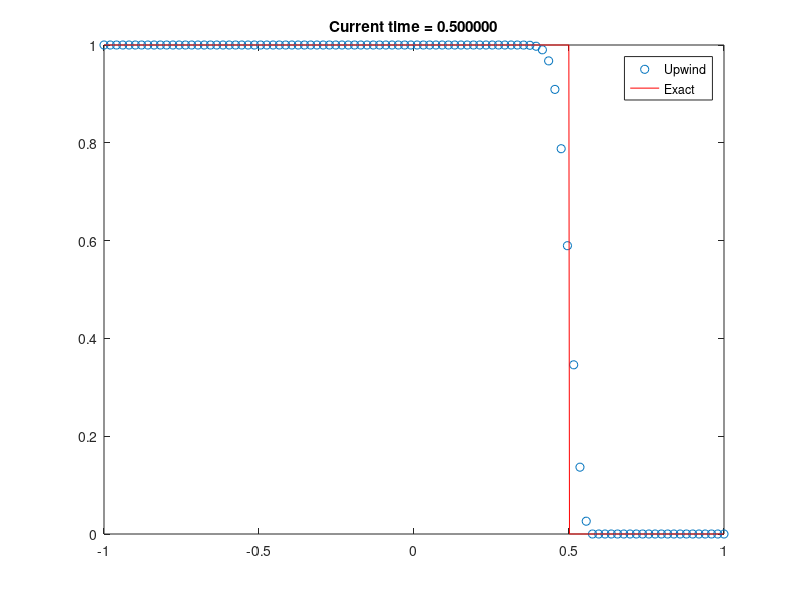

Write the MATLAB code that produced this figure.
clear all   % remove all existing variables from memory
clear all   % close all open figures
clc         % clear the MATLAB command window
a = 1;      % define the advection speed
xL = -1;    % define the left interval boundary
xR = +1;    % define the right interval boundary
IMAX = 100; % choose the number of points to discretize the interval width
dx = (xR-xL)/(IMAX -1); % define the mesh spacing
CFL = 0.9; %choose a CFL bigge <=1
%dt = 0.001;  %choose a time step
% Initial contition is given by two piecewise constant
% states, separated by a discontinuity (so-called Riemann problem)
qL = 1;     %left initial state
qR = 0;     %right initial state

for i=1:IMAX
    x(i) = xL + (i-1)*dx; %generate the "mesh" in space
    if(x(i)<=0)
        q(i) = qL;  %assign the left state
    else
        q(i) = qR;  %assign the right state
    end
end

plot(x,q,'o')
time = 0;   %initial time
tend = 0.5; %final time
% time loop (main part of the code)
NMAX = 100;
for n=1:NMAX
   dt = CFL*dx/abs(a); % compute the time stap according to the CFL
   if ( time+dt > tend)
       dt = tend - time; % reduce the last time step in order to reach tend e???
   end
   if (time>=tend)
       break    % if we have reached tend, the stop the loop
   end
   % evolve the solution to the new time level
   for i=1:IMAX
        if(i==1)
            qnew(i) = qL; % left boundary condition
        elseif(i==IMAX)
            qnew(i) = qR; % right boundary condition
        else
            % explicit central FD scheme
            %am is a minus, ap is a plus
            am = 0.5*(a-abs(a));
            ap = 0.5*(a+abs(a));
            qnew(i) = q(i) -am*dt/dx*(q(i+1)-q(i)) -ap*dt/dx*(q(i)-q(i-1));
        end
   end
   time = time +dt; % advance time
   q = qnew;        % overwrite the old solution with the new q
   plot(x,q,'o')    % plot the result
   title(sprintf(' Current time = %f ', time))
   drawnow          % force MATLAB to plot the graph immediatly
end

xe = linspace(xL, xR, 10*IMAX); % generate a vector of equidistants point
for i=1:10*IMAX
    %xe(i) = xL + (i-1)*dx/10;   %generate the "mesh" in space
    if(xe(i) - a*time <= 0)
        qe(i) = qL;  %assign the left state
    else
        qe(i) = qR;  %assign the right state
    end
end
hold on %add another graph to the same figure
plot(xe, qe, 'r-')
legend('Upwind', 'Exact')
